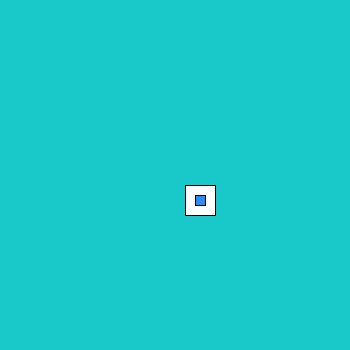
Frame 1 (no input)
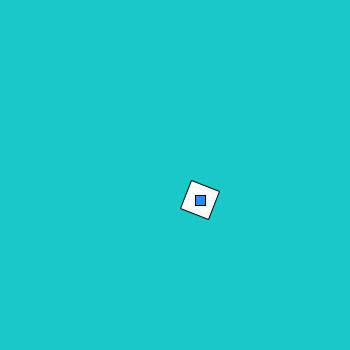
Frame 60 (the mouse pressed at the canvas centre just before this capture)
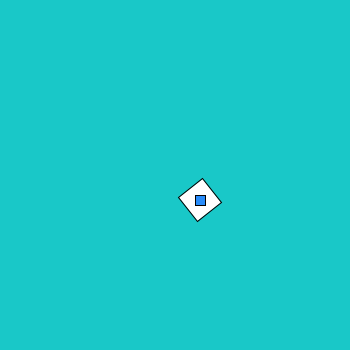
Frame 120 (the mouse held since frame 60 and released just before this capture)

The Processing sketch that drew these frames (run headless with seeded random() and noise(); from frame 60 on, the mouse is pressed at the canvas centre):

// Processing sketch: processing_95074
// ── processing_95074.pde

//Ben Norskov
//creative computing, April 2, 2013
//how to rotate a rectangle
float rotation = 0;
void setup() {
  size(350, 350);
}
void draw() {
  background(25, 200, 200);
  fill(255, 255, 255);
  pushMatrix();
  translate(200, 200);
  rotate(radians(rotation));
  //offset the rect to rotate from the center
  //you can also do this with rectMode(CENTER), but I didn't
  rect(-15, -15, 30, 30);
  rotation += 8;
  popMatrix();
  //this rect doesn't rotate because it's outside the Matrix
  fill(40, 140, 250);
  rect(195, 195, 10, 10);
}
